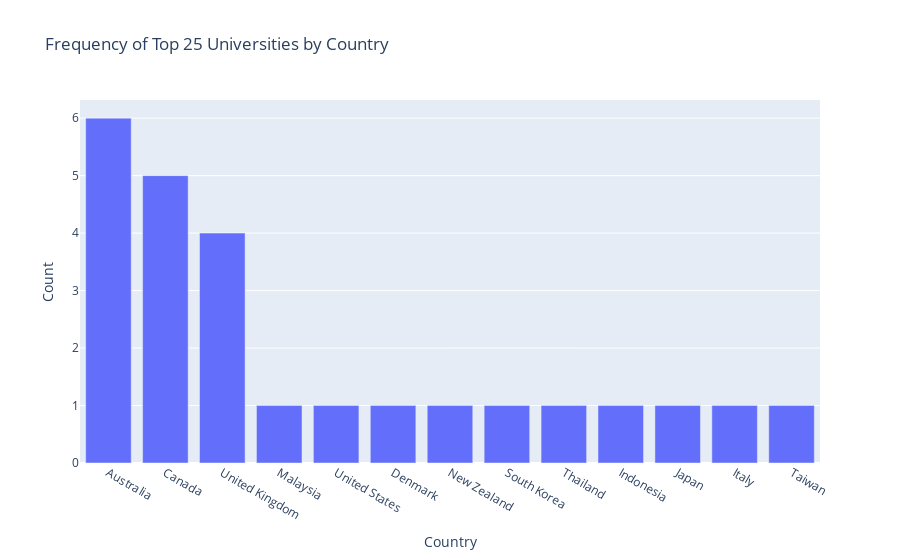

Notebook cell for this chart:
### Markdown cell above
#### I. Categorical Variables:

we’ll use frequency table to understand distribution of each category
- Bar Chart (Ordinal) - Orderd
- Pie Chart (Nominal) - non Orderd

### Code cell
# Assuming df is your DataFrame and 'location' counts have been calculated
location_counts = df.nlargest(25, "score")['location'].value_counts().reset_index()
location_counts.columns = ['country', 'count']  # Rename columns for clarity

fig_location = px.bar(location_counts, x='country', y='count',
                      labels={'country': 'Country', 'count': 'Count'},
                      title='Frequency of Top 25 Universities by Country')
fig_location.show()

### Figure 1 — Plotly figure (JSON) as saved in the notebook; plotly's stock layout.template omitted (floating-point values rounded to 4 significant figures)
{"data": [{"alignmentgroup": "True", "hovertemplate": "Country=%{x}<br>Count=%{y}<extra></extra>", "legendgroup": "", "marker": {"color": "#636efa", "pattern": {"shape": ""}}, "name": "", "offsetgroup": "", "orientation": "v", "showlegend": false, "textposition": "auto", "type": "bar", "x": ["Australia", "Canada", "United Kingdom", "Malaysia", "United States", "Denmark", "New Zealand", "South Korea", "Thailand", "Indonesia", "Japan", "Italy", "Taiwan"], "xaxis": "x", "y": [6, 5, 4, 1, 1, 1, 1, 1, 1, 1, 1, 1, 1], "yaxis": "y"}], "layout": {"barmode": "relative", "legend": {"tracegroupgap": 0}, "title": {"text": "Frequency of Top 25 Universities by Country"}, "xaxis": {"anchor": "y", "domain": [0, 1], "title": {"text": "Country"}}, "yaxis": {"anchor": "x", "domain": [0, 1], "title": {"text": "Count"}}}}
